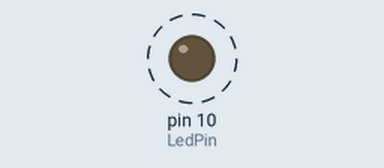
This program was run on a simulated Arduino Uno, built with avr-gcc and run on an emulated ATmega328P. On the bench: output pins drawn as LEDs (lit = HIGH). Dashed ring = blinking.

Above: at 0.3 s.
Timing chart, 0 to 3.0 s (numbered marks = the images above):
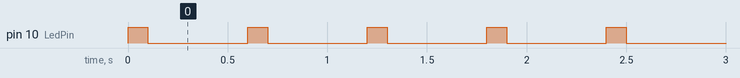

The program:

main.cpp
```cpp
#include <Arduino.h>
int LedPin = 10;
void setup()
{

  pinMode(LedPin, OUTPUT);
}

void loop()
{
    digitalWrite(LedPin, HIGH);
    delay(100);
    digitalWrite(LedPin, LOW);
    delay(500);
}
```

Measured:
- by itself, pin 10 (LedPin): alternates HIGH for 0.10 s and LOW for 0.50 s
